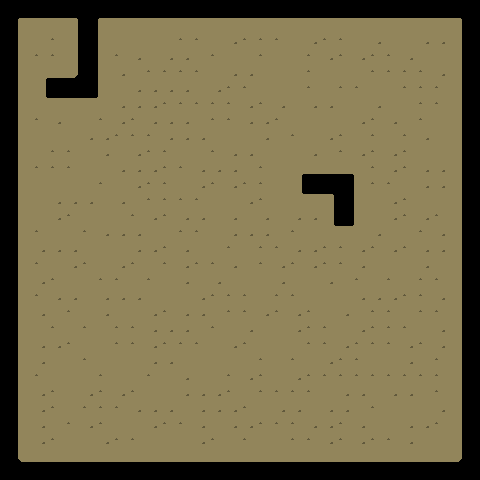

Tiled map render using the project's own tile images. Description and the whole map definition, tile-layer contents included, below:
An orthogonal 30x30 tile map with 16x16 px tiles, 1 tile layer (sand), 2 hidden layers not drawn.

<map version="1.2" tiledversion="1.2.1" orientation="orthogonal" renderorder="right-down" width="30" height="30" tilewidth="16" tileheight="16" infinite="0" nextlayerid="5" nextobjectid="1">
 <tileset firstgid="1" name="tileset test" tilewidth="16" tileheight="16" tilecount="156" columns="12">
  <image source="maps/tileset.png" width="192" height="208" />
 </tileset>
 <layer id="2" name="water" width="30" height="30" visible="0">
  <data encoding="csv">
4,4,4,4,4,4,4,4,4,4,4,4,4,4,4,4,4,4,4,4,4,4,4,4,4,4,4,4,4,4,
4,4,4,4,4,4,4,4,4,4,4,4,4,4,4,4,4,4,4,4,4,4,4,4,4,4,4,4,4,4,
4,4,4,4,4,4,4,4,4,4,4,4,4,4,4,4,4,4,4,4,4,4,4,4,4,4,4,4,4,4,
4,4,4,4,4,4,4,4,4,4,4,4,4,4,4,4,4,4,4,4,4,4,4,4,4,4,4,4,4,4,
4,4,4,4,4,4,4,4,4,4,4,4,4,4,4,4,4,4,4,4,4,4,4,4,4,4,4,4,4,4,
4,4,4,4,4,4,4,4,4,4,4,4,4,4,4,4,4,4,4,4,4,4,4,4,4,4,4,4,4,4,
4,4,4,4,4,4,4,4,4,4,4,4,4,4,4,4,4,4,4,4,4,4,4,4,4,4,4,4,4,4,
4,4,4,4,4,4,4,4,4,4,4,4,4,4,4,4,4,4,4,4,4,4,4,4,4,4,4,4,4,4,
4,4,4,4,4,4,4,4,4,4,4,4,4,4,4,4,4,4,4,4,4,4,4,4,4,4,4,4,4,4,
4,4,4,4,4,4,4,4,4,4,4,4,4,4,4,4,4,4,4,4,4,4,4,4,4,4,4,4,4,4,
4,4,4,4,4,4,4,4,4,4,4,4,4,4,4,4,4,4,4,4,4,4,4,4,4,4,4,4,4,4,
4,4,4,4,4,4,4,4,4,4,4,4,4,4,4,4,4,4,4,4,4,4,4,4,4,4,4,4,4,4,
4,4,4,4,4,4,4,4,4,4,4,4,4,4,4,4,4,4,4,4,4,4,4,4,4,4,4,4,4,4,
4,4,4,4,4,4,4,4,4,4,4,4,4,4,4,4,4,4,4,4,4,4,4,4,4,4,4,4,4,4,
4,4,4,4,4,4,4,4,4,4,4,4,4,4,4,4,4,4,4,4,4,4,4,4,4,4,4,4,4,4,
4,4,4,4,4,4,4,4,4,4,4,4,4,4,4,4,4,4,4,4,4,4,4,4,4,4,4,4,4,4,
4,4,4,4,4,4,4,4,4,4,4,4,4,4,4,4,4,4,4,4,4,4,4,4,4,4,4,4,4,4,
4,4,4,4,4,4,4,4,4,4,4,4,4,4,4,4,4,4,4,4,4,4,4,4,4,4,4,4,4,4,
4,4,4,4,4,4,4,4,4,4,4,4,4,4,4,4,4,4,4,4,4,4,4,4,4,4,4,4,4,4,
4,4,4,4,4,4,4,4,4,4,4,4,4,4,4,4,4,4,4,4,4,4,4,4,4,4,4,4,4,4,
4,4,4,4,4,4,4,4,4,4,4,4,4,4,4,4,4,4,4,4,4,4,4,4,4,4,4,4,4,4,
4,4,4,4,4,4,4,4,4,4,4,4,4,4,4,4,4,4,4,4,4,4,4,4,4,4,4,4,4,4,
4,4,4,4,4,4,4,4,4,4,4,4,4,4,4,4,4,4,4,4,4,4,4,4,4,4,4,4,4,4,
4,4,4,4,4,4,4,4,4,4,4,4,4,4,4,4,4,4,4,4,4,4,4,4,4,4,4,4,4,4,
4,4,4,4,4,4,4,4,4,4,4,4,4,4,4,4,4,4,4,4,4,4,4,4,4,4,4,4,4,4,
4,4,4,4,4,4,4,4,4,4,4,4,4,4,4,4,4,4,4,4,4,4,4,4,4,4,4,4,4,4,
4,4,4,4,4,4,4,4,4,4,4,4,4,4,4,4,4,4,4,4,4,4,4,4,4,4,4,4,4,4,
4,4,4,4,4,4,4,4,4,4,4,4,4,4,4,4,4,4,4,4,4,4,4,4,4,4,4,4,4,4,
4,4,4,4,4,4,4,4,4,4,4,4,4,4,4,4,4,4,4,4,4,4,4,4,4,4,4,4,4,4,
4,4,4,4,4,4,4,4,4,4,4,4,4,4,4,4,4,4,4,4,4,4,4,4,4,4,4,4,4,4
</data>
 </layer>
 <layer id="3" name="sand" width="30" height="30">
  <data encoding="csv">
0,0,0,0,0,0,0,0,0,0,0,0,0,0,0,0,0,0,0,0,0,0,0,0,0,0,0,0,0,0,
0,117,119,119,120,0,117,119,119,119,119,119,119,119,119,119,119,119,119,119,119,119,119,119,119,119,119,119,120,0,
0,129,10,11,144,0,129,10,10,10,10,11,11,10,12,11,11,11,10,12,11,11,10,12,10,10,12,12,144,0,
0,129,11,11,144,0,129,11,12,10,12,12,10,11,10,10,11,10,10,11,12,11,12,11,11,12,10,10,144,0,
0,129,139,154,156,0,129,12,10,11,11,11,11,10,12,12,10,10,10,11,10,10,10,11,11,11,11,12,144,0,
0,129,144,0,0,0,129,10,12,12,12,12,10,12,11,11,10,10,10,11,10,11,11,10,10,11,11,11,144,0,
0,129,127,119,119,119,126,12,12,12,11,11,11,11,11,12,11,12,10,12,12,10,10,12,10,10,11,11,144,0,
0,129,11,12,10,10,11,12,11,12,12,12,10,11,11,12,12,11,10,10,10,10,12,11,12,10,11,5,144,0,
0,129,10,10,10,12,12,11,11,11,12,12,12,10,10,10,12,10,11,10,12,11,10,11,10,11,12,5,144,0,
0,129,10,11,11,10,12,10,12,11,11,10,10,11,12,12,10,10,10,12,10,11,12,11,12,11,10,10,144,0,
0,129,11,11,11,10,10,12,12,12,11,11,12,12,12,10,11,10,139,154,154,154,138,11,12,11,12,12,144,0,
0,129,10,10,10,10,11,10,12,11,11,10,12,11,12,11,11,10,144,0,0,0,129,11,11,10,12,12,144,0,
0,129,10,12,12,12,10,12,10,11,11,11,11,10,10,12,11,10,127,119,120,0,129,10,12,11,10,10,144,0,
0,129,10,12,11,10,10,10,11,12,11,12,12,10,12,10,12,10,12,12,144,0,129,10,12,11,12,11,144,0,
0,129,11,10,10,11,12,12,12,10,10,11,11,10,12,12,12,10,11,10,127,119,126,12,10,10,11,12,144,0,
0,129,12,12,12,10,10,10,12,12,11,12,10,10,11,10,11,11,12,12,11,11,12,11,12,11,12,12,144,0,
0,129,11,10,12,11,10,12,11,10,11,12,11,11,12,10,11,12,11,12,11,11,12,10,10,10,12,10,144,0,
0,129,12,11,10,10,11,11,10,11,10,12,10,12,10,10,10,12,10,10,12,10,11,10,11,10,11,11,144,0,
0,129,11,12,12,10,12,12,12,10,10,10,12,11,11,11,10,11,11,10,10,10,12,12,12,11,11,12,144,0,
0,129,12,10,11,10,12,10,10,12,11,12,12,10,11,11,12,11,12,11,10,12,10,11,11,10,11,11,144,0,
0,129,10,11,10,11,10,11,11,12,12,12,10,11,10,12,10,10,12,11,11,10,12,11,11,11,10,12,144,0,
0,129,12,12,11,10,10,11,11,12,11,11,11,10,12,11,10,10,10,11,11,12,11,11,11,12,11,12,144,0,
0,129,12,10,10,11,10,10,10,12,12,10,10,10,10,10,11,10,11,10,12,11,11,10,10,12,10,11,144,0,
0,129,11,10,10,10,11,10,10,11,10,12,10,10,11,12,11,10,12,11,11,11,11,11,11,11,11,11,144,0,
0,129,12,11,10,12,11,12,11,10,10,12,12,12,11,10,11,11,11,11,10,12,12,10,12,12,10,11,144,0,
0,129,12,11,10,11,11,11,12,12,12,10,12,12,12,11,10,12,12,10,12,12,10,11,10,10,10,12,144,0,
0,129,12,10,11,12,11,10,10,12,11,11,12,10,12,12,11,11,11,12,12,11,12,10,10,12,12,11,144,0,
0,129,12,11,10,10,12,11,11,10,10,10,12,11,10,11,10,10,11,11,12,11,12,11,11,12,10,10,144,0,
0,153,154,154,154,154,154,154,154,154,154,154,154,154,154,154,154,154,154,154,154,154,154,154,154,154,154,154,156,0,
0,0,0,0,0,0,0,0,0,0,0,0,0,0,0,0,0,0,0,0,0,0,0,0,0,0,0,0,0,0
</data>
 </layer>
 <layer id="1" name="grass" width="30" height="30" visible="0">
  <data encoding="csv">
0,0,0,0,0,0,0,0,0,0,0,0,0,0,0,0,0,0,0,0,0,0,0,0,0,0,0,0,0,0,
0,35,35,35,35,35,35,35,35,35,35,35,35,35,35,35,35,35,35,35,35,35,35,35,35,35,0,0,0,0,
0,35,35,35,35,35,35,35,35,35,35,35,35,35,35,35,35,35,35,35,35,35,35,35,35,35,35,35,35,0,
0,35,35,35,35,35,35,35,35,35,35,35,35,35,35,35,35,35,35,35,35,35,35,35,35,35,35,35,35,0,
0,35,35,35,131,131,131,21,23,23,23,23,23,23,24,35,35,35,35,35,35,21,23,23,24,35,35,35,35,0,
0,35,35,35,131,131,131,33,9,9,9,8,7,7,48,35,35,35,35,35,35,57,42,9,48,35,35,35,35,0,
0,35,35,35,131,131,131,33,6,7,6,8,43,58,60,35,35,35,35,35,35,35,57,58,60,35,35,35,35,0,
0,35,35,35,21,23,23,30,9,7,7,7,48,49,35,35,35,35,35,35,35,35,35,35,35,35,35,35,35,0,
0,35,35,35,33,7,6,8,8,8,7,6,31,24,35,35,35,35,35,35,35,35,35,35,35,35,35,35,35,0,
0,35,35,35,33,7,7,8,7,9,7,6,6,31,24,35,35,35,35,35,35,35,35,35,35,35,35,35,35,0,
0,35,35,35,33,8,6,7,6,6,9,8,7,6,48,35,35,35,35,35,35,35,35,35,35,35,35,35,35,0,
0,35,35,35,33,8,8,9,61,8,9,6,6,9,48,35,35,35,35,0,0,0,35,35,35,35,35,35,35,0,
0,35,35,35,33,9,8,9,85,7,9,6,8,8,31,24,35,35,35,35,35,0,35,35,35,35,35,35,35,0,
0,35,35,35,33,7,9,8,7,8,6,7,6,9,7,48,35,35,35,35,35,0,35,35,35,35,35,35,35,0,
0,35,35,35,33,6,9,6,97,7,6,7,6,6,9,31,23,23,23,23,24,35,35,35,35,35,35,35,35,0,
0,35,35,35,33,8,6,9,7,6,69,71,72,8,6,6,7,43,59,42,48,35,35,35,35,35,35,35,35,0,
0,35,35,35,33,7,9,8,6,69,78,94,84,100,9,6,8,48,25,57,60,35,35,35,35,35,35,35,35,0,
0,35,21,23,30,6,9,7,9,105,90,91,108,8,7,7,8,48,37,35,35,35,35,35,35,35,35,35,35,0,
0,35,33,6,8,6,7,7,6,98,106,108,7,9,7,8,7,31,24,35,35,35,35,35,35,35,35,35,35,0,
0,35,33,9,9,8,9,7,9,6,6,9,9,8,8,8,6,9,31,23,23,23,23,23,24,35,35,35,35,0,
0,35,33,6,6,8,6,9,6,7,6,7,6,6,7,7,6,8,6,6,98,99,100,9,48,35,35,35,35,0,
0,35,33,8,8,8,8,8,7,8,9,7,7,6,8,6,43,58,42,7,9,6,6,43,60,35,35,35,35,0,
0,35,57,58,42,9,8,6,6,9,9,9,9,8,8,7,48,35,57,58,58,58,58,60,35,35,35,35,35,0,
0,35,35,35,33,8,8,6,98,99,99,100,7,8,6,43,55,52,35,35,35,35,35,35,35,35,35,35,35,0,
0,35,35,35,33,7,7,8,6,7,6,7,6,43,58,60,35,35,35,35,35,35,35,35,35,35,35,35,35,0,
0,35,35,35,33,43,59,42,9,9,43,58,58,60,35,35,35,35,35,35,35,35,35,35,35,35,35,35,35,0,
0,35,35,35,57,60,35,57,58,59,60,35,35,35,35,35,35,35,35,35,35,35,35,35,35,35,35,35,35,0,
0,35,35,35,35,35,35,35,35,37,35,35,35,35,35,35,35,35,35,35,35,35,35,35,35,35,35,35,35,0,
0,35,35,35,35,35,35,35,35,35,35,35,35,35,35,35,35,35,35,35,35,35,35,35,35,35,35,35,35,0,
0,0,0,0,0,0,0,0,0,0,0,0,0,0,0,0,0,0,0,0,0,0,0,0,0,0,0,0,0,0
</data>
 </layer>
</map>